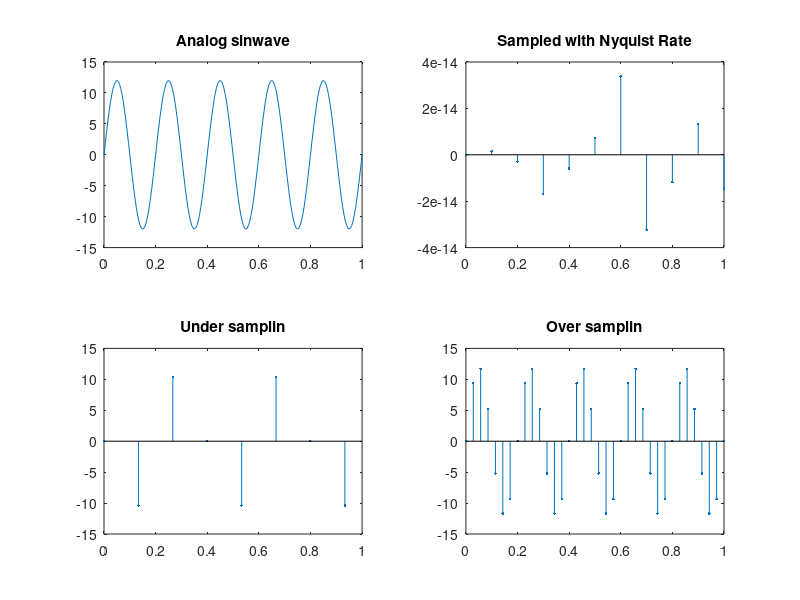

The MATLAB script that drew this image:
clc; #... Clear command line
clear all; #... Clear variables
close all; #... Clear figures

#... Given a continue signal x=12*sin(2*pi*5*t)
#... Sample the signal with Nyquist Rate
#... Sample the signal with over & under sampling

#... Given sinewave
f = 5; #... Frequency = 5 Hz
a = 12; #... Amplitude = 12
t = 0:0.005:1 #... Continuous time
analogSignal = a*sin(2*pi*f*t);
subplot(2,2,1);
plot(t, analogSignal);
title("Analog sinwave");

#... Sampling with Nyquist Rate
#... Nyquist Rate = 2*f
fs = 2*f; #... Sampling frequency
n = 0:1/fs:1; #... Sampled time
sampledSignal = a*sin(2*pi*f*n);
subplot(2,2,2);
stem(n, sampledSignal, ".");
title("Sampled with Nyquist Rate");

#... Under Sampling
#... Sampling frequency under 2*f
fs = 1.5*f; #... Sampling frequency
n = 0:1/fs:1; #... Sampled time
sampledSignal = a*sin(2*pi*f*n);
subplot(2,2,3);
stem(n, sampledSignal, ".");
title("Under samplin");

#... Over Sampling
#... Sampling frequency over 2*f
fs = 7*f; #... Sampling frequency
n = 0:1/fs:1; #... Sampled time
sampledSignal = a*sin(2*pi*f*n);
subplot(2,2,4);
stem(n, sampledSignal, ".");
title("Over samplin");
